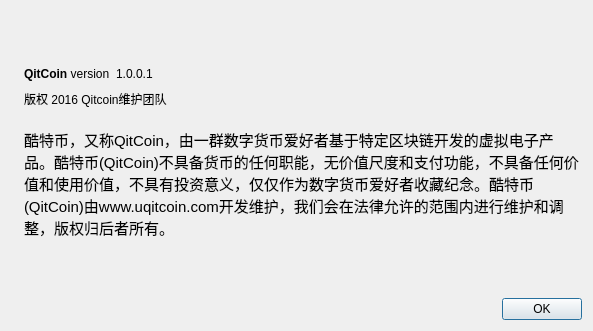
<?xml version="1.0" encoding="UTF-8"?>
<ui version="4.0">
 <class>AboutDialog</class>
 <widget class="QDialog" name="AboutDialog">
  <property name="geometry">
   <rect>
    <x>0</x>
    <y>0</y>
    <width>593</width>
    <height>331</height>
   </rect>
  </property>
  <property name="windowTitle">
   <string>About QitCoin</string>
  </property>
  <layout class="QHBoxLayout" name="horizontalLayout_2">
   <item>
    <widget class="QLabel" name="label_4">
     <property name="sizePolicy">
      <sizepolicy hsizetype="Preferred" vsizetype="Ignored">
       <horstretch>0</horstretch>
       <verstretch>0</verstretch>
      </sizepolicy>
     </property>
     <property name="pixmap">
      <pixmap resource="../bitcoin.qrc">:/images/about</pixmap>
     </property>
    </widget>
   </item>
   <item>
    <layout class="QVBoxLayout" name="verticalLayout_2">
     <item>
      <spacer name="verticalSpacer_2">
       <property name="orientation">
        <enum>Qt::Vertical</enum>
       </property>
       <property name="sizeHint" stdset="0">
        <size>
         <width>20</width>
         <height>40</height>
        </size>
       </property>
      </spacer>
     </item>
     <item>
      <layout class="QHBoxLayout" name="horizontalLayout">
       <item>
        <widget class="QLabel" name="label">
         <property name="cursor">
          <cursorShape>IBeamCursor</cursorShape>
         </property>
         <property name="text">
          <string>&lt;b&gt;QitCoin&lt;/b&gt; version</string>
         </property>
         <property name="textInteractionFlags">
          <set>Qt::LinksAccessibleByMouse|Qt::TextSelectableByKeyboard|Qt::TextSelectableByMouse</set>
         </property>
        </widget>
       </item>
       <item>
        <widget class="QLabel" name="versionLabel">
         <property name="cursor">
          <cursorShape>IBeamCursor</cursorShape>
         </property>
         <property name="text">
          <string notr="true">1.0.0.1</string>
         </property>
         <property name="textInteractionFlags">
          <set>Qt::LinksAccessibleByMouse|Qt::TextSelectableByKeyboard|Qt::TextSelectableByMouse</set>
         </property>
        </widget>
       </item>
       <item>
        <spacer name="horizontalSpacer">
         <property name="orientation">
          <enum>Qt::Horizontal</enum>
         </property>
         <property name="sizeHint" stdset="0">
          <size>
           <width>40</width>
           <height>20</height>
          </size>
         </property>
        </spacer>
       </item>
      </layout>
     </item>
     <item>
      <widget class="QLabel" name="copyrightLabel">
       <property name="cursor">
        <cursorShape>IBeamCursor</cursorShape>
       </property>
       <property name="text">
        <string>&lt;html&gt;&lt;head/&gt;&lt;body&gt;&lt;p&gt;版权 2016 Qitcoin维护团队&lt;br/&gt;&lt;/p&gt;&lt;/body&gt;&lt;/html&gt;</string>
       </property>
       <property name="textInteractionFlags">
        <set>Qt::LinksAccessibleByMouse|Qt::TextSelectableByKeyboard|Qt::TextSelectableByMouse</set>
       </property>
      </widget>
     </item>
     <item>
      <widget class="QLabel" name="label_2">
       <property name="cursor">
        <cursorShape>IBeamCursor</cursorShape>
       </property>
       <property name="text">
        <string>&lt;html&gt;&lt;head/&gt;&lt;body&gt;&lt;p&gt;&lt;span style=&quot; font-family:'等线'; font-size:11pt; color:#000000;&quot;&gt;酷特币，又称QitCoin，由一群数字货币爱好者基于特定区块链开发的虚拟电子产品。酷特币(QitCoin)不具备货币的任何职能，无价值尺度和支付功能，不具备任何价值和使用价值，不具有投资意义，仅仅作为数字货币爱好者收藏纪念。酷特币(QitCoin)由www.uqitcoin.com开发维护，我们会在法律允许的范围内进行维护和调整，版权归后者所有。 &lt;/span&gt;&lt;/p&gt;&lt;/body&gt;&lt;/html&gt;</string>
       </property>
       <property name="wordWrap">
        <bool>true</bool>
       </property>
       <property name="textInteractionFlags">
        <set>Qt::LinksAccessibleByMouse|Qt::TextSelectableByKeyboard|Qt::TextSelectableByMouse</set>
       </property>
      </widget>
     </item>
     <item>
      <spacer name="verticalSpacer">
       <property name="orientation">
        <enum>Qt::Vertical</enum>
       </property>
       <property name="sizeHint" stdset="0">
        <size>
         <width>20</width>
         <height>40</height>
        </size>
       </property>
      </spacer>
     </item>
     <item>
      <widget class="QDialogButtonBox" name="buttonBox">
       <property name="orientation">
        <enum>Qt::Horizontal</enum>
       </property>
       <property name="standardButtons">
        <set>QDialogButtonBox::Ok</set>
       </property>
      </widget>
     </item>
    </layout>
   </item>
  </layout>
 </widget>
 <resources>
  <include location="../bitcoin.qrc"/>
 </resources>
 <connections>
  <connection>
   <sender>buttonBox</sender>
   <signal>accepted()</signal>
   <receiver>AboutDialog</receiver>
   <slot>accept()</slot>
   <hints>
    <hint type="sourcelabel">
     <x>360</x>
     <y>308</y>
    </hint>
    <hint type="destinationlabel">
     <x>157</x>
     <y>274</y>
    </hint>
   </hints>
  </connection>
  <connection>
   <sender>buttonBox</sender>
   <signal>rejected()</signal>
   <receiver>AboutDialog</receiver>
   <slot>reject()</slot>
   <hints>
    <hint type="sourcelabel">
     <x>428</x>
     <y>308</y>
    </hint>
    <hint type="destinationlabel">
     <x>286</x>
     <y>274</y>
    </hint>
   </hints>
  </connection>
 </connections>
</ui>
